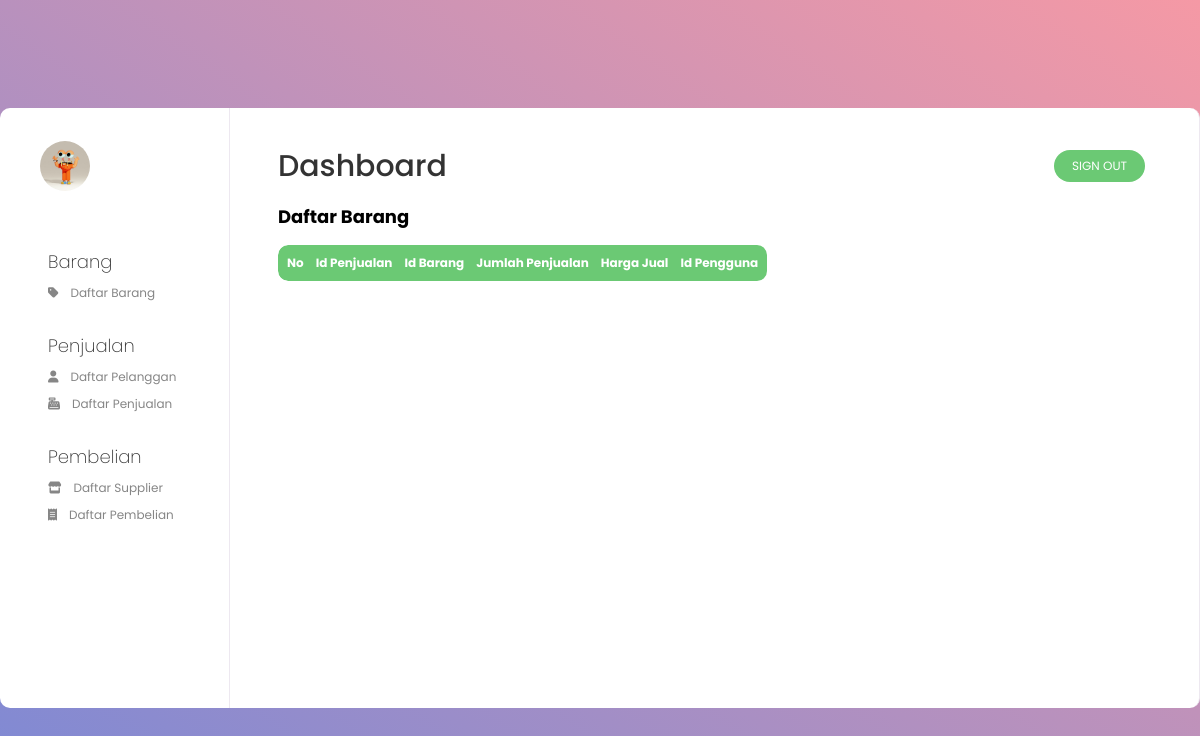
Before: /dataPenjualan_view.php with the older database file.
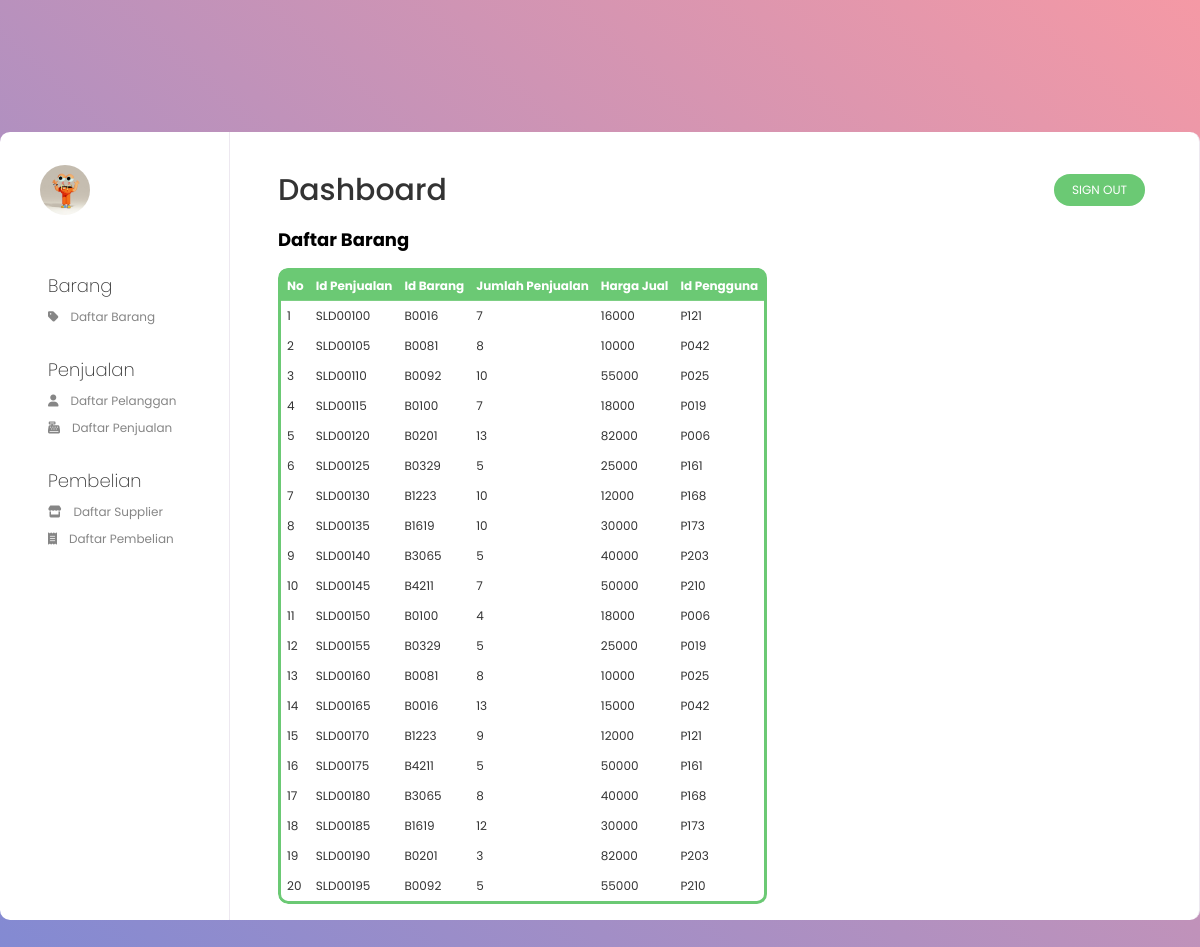
After: the same page with the newer database file.
### tables this page shows
CREATE TABLE `penjualan_d` (
  `IdPenjualan` char(8) NOT NULL,
  `IdBarang` char(5) NOT NULL,
  `JumlahPenjualan` varchar(3) NOT NULL,
  `HargaJual` varchar(15) NOT NULL,
  `IdPengguna` char(5) NOT NULL
);

### dataPenjualan_view.php (the view, shortened to what this page needs)
<?php
include "koneksidb.php";
$query = "SELECT * FROM penjualan_d";
$result = mysqli_query($connect, $query);
?>
<html>
<head>
    <link rel="stylesheet" type="text/css" href="style.css">
</head>
<body>
    <div class="center">
        <header class="menu">
            <figure class="user">
                <div class="user-avatar">
                    <img src="img/avatar.jpg">
                </div>
            </figure>
            <nav>
                <section class="barang">
                    <h3>Barang</h3>
                    <ul>
                        <li>
                            <a href="dataBarang_view.php">
                                <i class="fas fa-tag"></i>
                                Daftar Barang
                            </a>
                        </li>
                    </ul>
                </section>
                <section class="penjualan">
                    <h3>Penjualan</h3>
                    <ul>
                        <li>
                            <a href="dataPelanggan_view.php">
                                <i class="fas fa-user"></i>
                                Daftar Pelanggan
                            </a>
                        </li>
                    </ul>
                    <ul>
                        <li>
                            <a href="dataPenjualan_view.php">
                                <i class="fas fa-cash-register"></i>
                                Daftar Penjualan
                            </a>
                        </li>
                    </ul>
                </section>
                <section class="penjualan">
                    <h3>Pembelian</h3>
                    <ul>
                        <li>
                            <a href="dataSupplier_view.php">
                                <i class="fas fa-store"></i>
                                Daftar Supplier
                            </a>
                        </li>
                    </ul>
                    <ul>
                        <li>
                            <a>
                                <i class="fas fa-receipt"></i>
                                Daftar Pembelian
                            </a>
                        </li>
                    </ul>
                </section>
            </nav>
        </header>
        <main class="content-wrap">
            <header class="content-head">
                <h1>Dashboard</h1>
                <div class="action">
                    <button onclick="location.href = 'logout.php';">
                        Sign out
                    </button>
                </div>
            </header>
            <div class="container">
                <h2>Daftar Barang</h2>
                    <div class="box-2">
                            <table class="content-table">
                                <tr>
                                    <th>No</th>
                                    <th>Id Penjualan</th>
                                    <th>Id Barang</th>
                                    <th>Jumlah Penjualan</th>
                                    <th>Harga Jual</th>
                                    <th>Id Pengguna</th>
                                </tr>
                                <?php
                                $no = 1;
                                while ($row = mysqli_fetch_array($result)) {
                                ?>
                                    <tr>
                                        <td><?php echo $no++; ?></td>
                                        <td><?php echo $row['IdPenjualan']; ?></td>
                                        <td><?php echo $row['IdBarang']; ?></td>
                                        <td><?php echo $row['JumlahPenjualan']; ?></td>
                                        <td><?php echo $row['HargaJual']; ?></td>
                                        <td><?php echo $row['IdPengguna']; ?></td>
                                    </tr>
                                <?php
                                }
                                ?>
                            </table>
                    </div>
                </div>
            </div>
</body>
</html>

### style.css (style rules this page uses)
* { box-sizing: border-box; }
body { height: 100vh; font-family: "Poppins", sans-serif; overflow: hidden; background: linear-gradient(to top right, #7c89d5, #f599a5); font-size: 12px; }
.center { position: absolute; display: block; top: 50%; left: 50%; transform: translate(-50%, -50%); width: 200vw; height: 75vh; max-width: 1200px; display: flex; }
.menu { grid-area: menu; width: 230px; height: 100%; padding-bottom: 3em; overflow: auto; background: #fff; border-right: 1px solid #ede8f0; border-radius: 10px 0 0 10px; }
.menu .user { height: 80px; display: flex; align-items: center; justify-content: flex-start; margin-top: 1.5em; }
.menu .user .user-avatar { width: 50px; height: 50px; border-radius: 50%; overflow: hidden; }
.menu .user .user-avatar img { display: block; width: 100%; height: 100%; -o-object-fit: cover; object-fit: cover; }
.menu nav { display: block; padding: 0 4em; }
.menu nav section { display: block; padding: 2.5em 0 0; }
.menu nav h3 { margin: 0; font-size: 1.5em; color: #333; font-weight: 200; }
.menu nav ul { display: block; padding: 0; margin: 0; }
.menu nav li { display: block; padding: 0; margin: 0.75em 0 0; }
.menu nav li a { display: flex; align-items: center; justify-content: flex-start; color: rgb(134, 134, 134); text-decoration: none; font-weight: 400; font-size: 1em; transition: color 0.15s ease; }
.menu nav li a i { display: block; margin-right: 1em; }
.content-wrap { grid-area: content; overflow: auto; background: #fff; border-right: 1px solid #ede8f0; flex: 1 1 auto; background-color: #fff; padding: 3em 4em 1em 4em; border-radius: 0 10px 10px 0; }
.content-wrap .content-head { display: flex; align-items: center; justify-content: space-between; }
.content-wrap .content-head h1 { font-size: 2.5em; line-height: 100%; color: #333; font-weight: 500; margin: 0; padding: 0; }
.content-wrap .content-head .action button { border: 0; outline: none; background: #6bc974; color: #fff; width: auto; height: 32px; margin: 0.5em; padding: 0 1.5em; border-radius: 25px; font-size: 1em; color: #fff; font-family: "Poppins", sans-serif; text-transform: uppercase; cursor: pointer; transition: 0.5s; }
.container { grid-area: content; overflow: auto; background: #fff; background-color: #fff; border-radius: 0 10px 10px 0; }
.content-table { display: flex; border-collapse: collapse; width: auto; border-radius: 10px; color: #333; overflow: hidden; font-size: 1em; font-family: 'Poppins', sans-serif; }
.content-table tr th { width: auto; background-color: #6bc974; color: white; text-align: center; font-weight: bold; }
.content-table th, .content-table td { position: relative; padding: 0.5em; }

Changed rows visible on the page:
added penjualan_d: IdPenjualan "SLD00100", IdBarang "B0016", JumlahPenjualan "7", HargaJual "16000", IdPengguna "P121"
added penjualan_d: IdPenjualan "SLD00105", IdBarang "B0081", JumlahPenjualan "8", HargaJual "10000", IdPengguna "P042"
added penjualan_d: IdPenjualan "SLD00110", IdBarang "B0092", JumlahPenjualan "10", HargaJual "55000", IdPengguna "P025"
added penjualan_d: IdPenjualan "SLD00115", IdBarang "B0100", JumlahPenjualan "7", HargaJual "18000", IdPengguna "P019"
added penjualan_d: IdPenjualan "SLD00120", IdBarang "B0201", JumlahPenjualan "13", HargaJual "82000", IdPengguna "P006"
added penjualan_d: IdPenjualan "SLD00125", IdBarang "B0329", JumlahPenjualan "5", HargaJual "25000", IdPengguna "P161"
added penjualan_d: IdPenjualan "SLD00130", IdBarang "B1223", JumlahPenjualan "10", HargaJual "12000", IdPengguna "P168"
added penjualan_d: IdPenjualan "SLD00135", IdBarang "B1619", JumlahPenjualan "10", HargaJual "30000", IdPengguna "P173"
added penjualan_d: IdPenjualan "SLD00140", IdBarang "B3065", JumlahPenjualan "5", HargaJual "40000", IdPengguna "P203"
added penjualan_d: IdPenjualan "SLD00145", IdBarang "B4211", JumlahPenjualan "7", HargaJual "50000", IdPengguna "P210"
added penjualan_d: IdPenjualan "SLD00150", IdBarang "B0100", JumlahPenjualan "4", HargaJual "18000", IdPengguna "P006"
added penjualan_d: IdPenjualan "SLD00155", IdBarang "B0329", JumlahPenjualan "5", HargaJual "25000", IdPengguna "P019"
added penjualan_d: IdPenjualan "SLD00160", IdBarang "B0081", JumlahPenjualan "8", HargaJual "10000", IdPengguna "P025"
added penjualan_d: IdPenjualan "SLD00165", IdBarang "B0016", JumlahPenjualan "13", HargaJual "15000", IdPengguna "P042"
added penjualan_d: IdPenjualan "SLD00170", IdBarang "B1223", JumlahPenjualan "9", HargaJual "12000", IdPengguna "P121"
added penjualan_d: IdPenjualan "SLD00175", IdBarang "B4211", JumlahPenjualan "5", HargaJual "50000", IdPengguna "P161"
added penjualan_d: IdPenjualan "SLD00180", IdBarang "B3065", JumlahPenjualan "8", HargaJual "40000", IdPengguna "P168"
added penjualan_d: IdPenjualan "SLD00185", IdBarang "B1619", JumlahPenjualan "12", HargaJual "30000", IdPengguna "P173"
added penjualan_d: IdPenjualan "SLD00190", IdBarang "B0201", JumlahPenjualan "3", HargaJual "82000", IdPengguna "P203"
added penjualan_d: IdPenjualan "SLD00195", IdBarang "B0092", JumlahPenjualan "5", HargaJual "55000", IdPengguna "P210"
